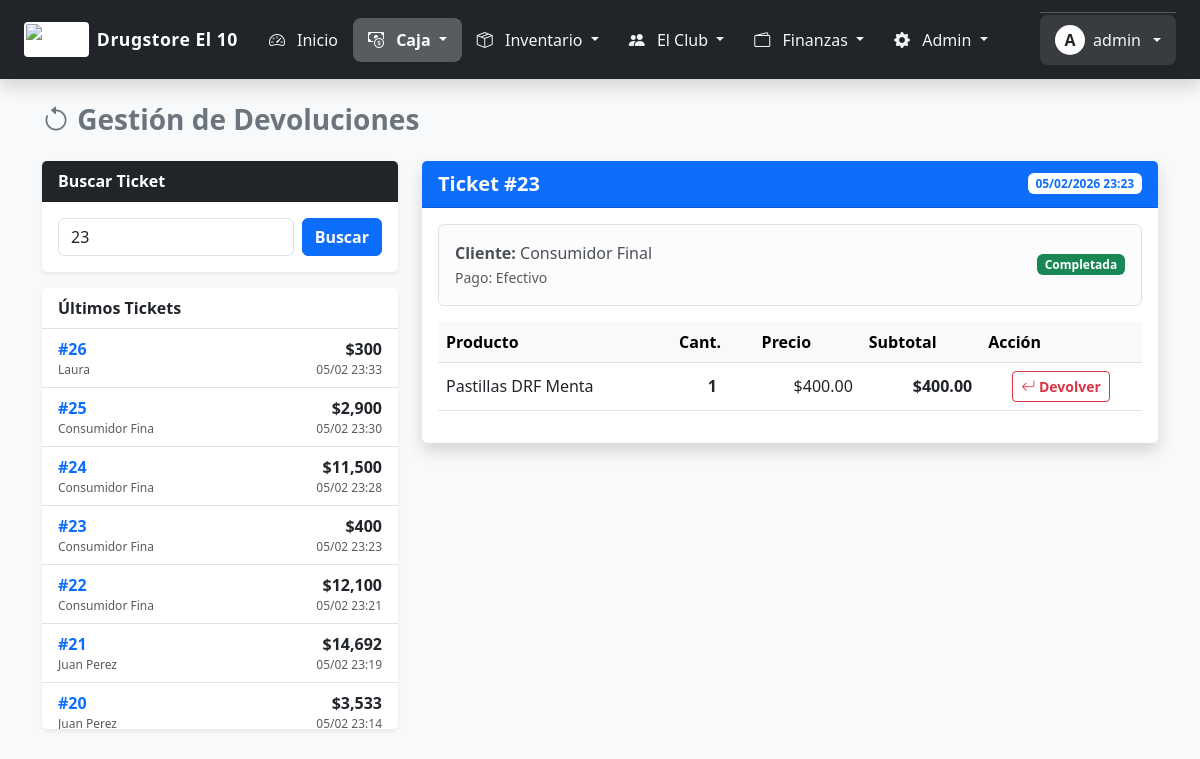
Before: /devoluciones.php?id_ticket=23 (signed in) with the older database file.
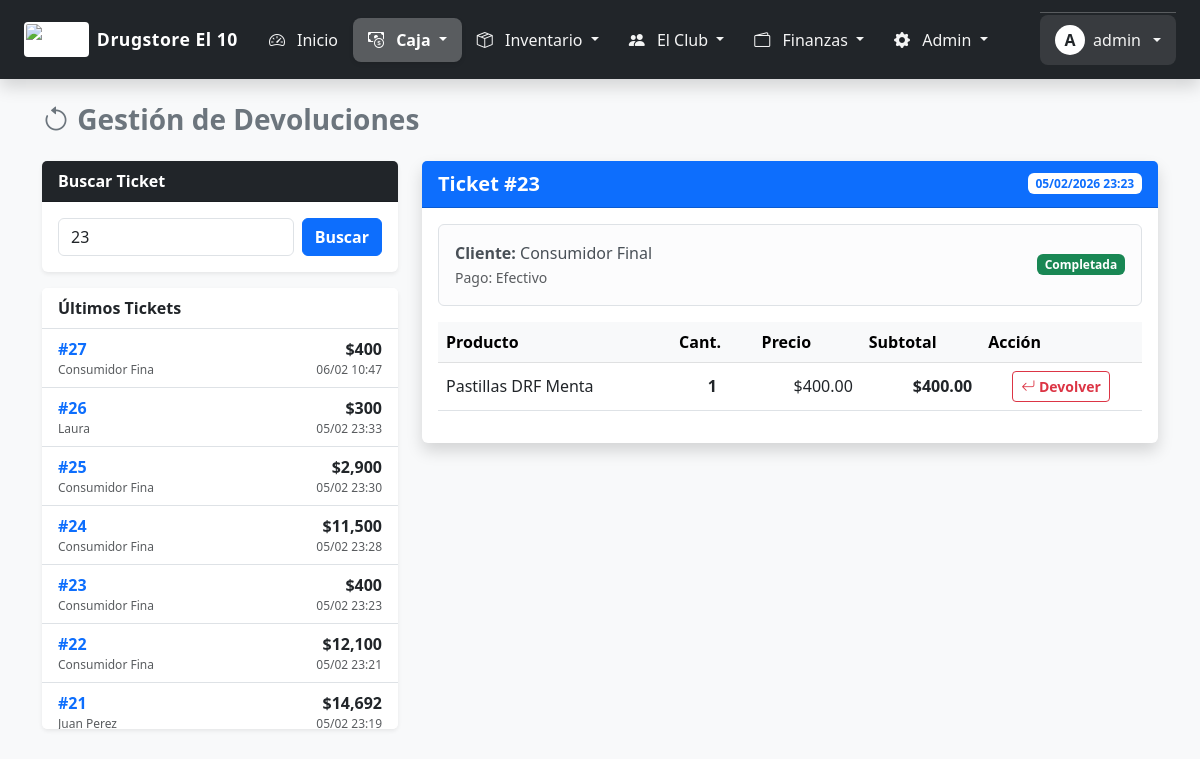
After: the same page with the newer database file.
### tables this page shows
CREATE TABLE `ventas` (
  `id` int(11) NOT NULL,
  `codigo_ticket` varchar(50) DEFAULT NULL,
  `id_caja_sesion` int(11) NOT NULL,
  `id_usuario` int(11) NOT NULL,
  `id_cliente` int(11) NOT NULL,
  `fecha` datetime DEFAULT current_timestamp(),
  `total` decimal(12,2) NOT NULL,
  `descuento_monto_cupon` decimal(12,2) DEFAULT 0.00,
  `descuento_manual` decimal(12,2) DEFAULT 0.00,
  `codigo_cupon` varchar(50) DEFAULT NULL,
  `metodo_pago` enum('Efectivo','Debito','Credito','MP','CtaCorriente','Mixto') DEFAULT 'Efectivo',
  `estado` enum('completada','anulada','pendiente_retiro') DEFAULT 'completada',
  `origen` enum('local','web') DEFAULT 'local'
);

CREATE TABLE `clientes` (
  `id` int(11) NOT NULL,
  `nombre` varchar(100) NOT NULL,
  `dni_cuit` varchar(20) DEFAULT NULL,
  `email` varchar(100) DEFAULT NULL,
  `password` varchar(255) DEFAULT NULL,
  `telefono` varchar(50) DEFAULT NULL,
  `direccion` varchar(255) DEFAULT NULL,
  `foto_perfil` varchar(255) DEFAULT 'default_user.png',
  `fecha_nacimiento` date DEFAULT NULL,
  `recibir_notificaciones` tinyint(1) DEFAULT 1,
  `limite_credito` decimal(12,2) DEFAULT 0.00,
  `saldo_deudor` decimal(12,2) DEFAULT 0.00,
  `puntos_acumulados` int(11) DEFAULT 0,
  `fecha_registro` datetime DEFAULT current_timestamp(),
  `whatsapp` varchar(50) DEFAULT NULL,
  `dni` varchar(20) DEFAULT NULL,
  `saldo_actual` decimal(10,2) DEFAULT 0.00,
  `saldo_favor` decimal(10,2) DEFAULT 0.00
);

CREATE TABLE `detalle_ventas` (
  `id` int(11) NOT NULL,
  `id_venta` int(11) NOT NULL,
  `id_producto` int(11) NOT NULL,
  `cantidad` decimal(12,3) NOT NULL,
  `precio_historico` decimal(12,2) NOT NULL,
  `costo_historico` decimal(10,2) DEFAULT 0.00,
  `subtotal` decimal(12,2) NOT NULL
);

CREATE TABLE `productos` (
  `id` int(11) NOT NULL,
  `codigo_barras` varchar(100) DEFAULT NULL,
  `descripcion` varchar(255) NOT NULL,
  `descripcion_larga` text DEFAULT NULL,
  `id_categoria` int(11) DEFAULT NULL,
  `id_proveedor` int(11) DEFAULT NULL,
  `tipo` enum('unitario','combo','pesable') DEFAULT 'unitario',
  `precio_costo` decimal(12,2) NOT NULL DEFAULT 0.00,
  `precio_venta` decimal(12,2) NOT NULL DEFAULT 0.00,
  `precio_oferta` decimal(12,2) DEFAULT NULL,
  `stock_actual` decimal(12,3) NOT NULL DEFAULT 0.000,
  `stock_minimo` decimal(12,3) DEFAULT 5.000,
  `imagen_url` varchar(255) DEFAULT 'default.jpg',
  `es_destacado_web` tinyint(1) DEFAULT 0,
  `es_apto_celiaco` tinyint(1) DEFAULT 0,
  `es_apto_vegano` tinyint(1) DEFAULT 0,
  `activo` tinyint(1) DEFAULT 1,
  `fecha_vencimiento` date DEFAULT NULL,
  `dias_alerta` int(11) DEFAULT NULL,
  `es_vegano` tinyint(1) DEFAULT 0,
  `es_celiaco` tinyint(1) DEFAULT 0
);

### devoluciones.php (the view, shortened to what the changed rows need)
<?php
try {
    $conexion->exec("CREATE TABLE IF NOT EXISTS devoluciones (id INT AUTO_INCREMENT PRIMARY KEY, id_venta_original INT, id_producto INT, cantidad DECIMAL(10,2), monto_devuelto DECIMAL(10,2), fecha DATETIME, id_usuario INT)");
} catch(Exception $e) { }
$venta = null;
$items = [];
$productos_devueltos = [];
$id_ticket_buscado = $_GET['id_ticket'] ?? '';
if ($id_ticket_buscado > 0) {
    $stmt = $conexion->prepare("SELECT v.*, c.nombre as cliente FROM ventas v LEFT JOIN clientes c ON v.id_cliente = c.id WHERE v.id = ?");
    $stmt->execute([$id_ticket_buscado]);
    $venta = $stmt->fetch(PDO::FETCH_ASSOC);
    if ($venta) {
        $stmtDet = $conexion->prepare("SELECT d.*, p.descripcion FROM detalle_ventas d JOIN productos p ON d.id_producto = p.id WHERE d.id_venta = ?");
        $stmtDet->execute([$id_ticket_buscado]);
        $items = $stmtDet->fetchAll(PDO::FETCH_ASSOC);
        $stmtDevs = $conexion->prepare("SELECT id_producto FROM devoluciones WHERE id_venta_original = ?");
        $stmtDevs->execute([$id_ticket_buscado]);
        $productos_devueltos = $stmtDevs->fetchAll(PDO::FETCH_COLUMN);
    }
}
$ultimas = $conexion->query("SELECT v.id, v.total, v.fecha, c.nombre, (SELECT COUNT(*) FROM devoluciones d WHERE d.id_venta_original = v.id) as tiene_dev FROM ventas v LEFT JOIN clientes c ON v.id_cliente = c.id ORDER BY v.id DESC LIMIT 15")->fetchAll(PDO::FETCH_ASSOC);
?>
<!DOCTYPE html>
<html lang="es">
<head>
    <link href="https://cdn.jsdelivr.net/npm/bootstrap@5.3.0/dist/css/bootstrap.min.css" rel="stylesheet">
    <link rel="stylesheet" href="https://cdn.jsdelivr.net/npm/bootstrap-icons@1.10.0/font/bootstrap-icons.css">
</head>
<body class="bg-light">
    <div class="container pb-5 mt-4">
        <div class="row">
            <div class="col-md-4">
                <div class="card shadow-sm border-0">
                    <div class="list-group list-group-flush" style="max-height: 400px; overflow-y: auto;">
                        <?php foreach($ultimas as $u): ?>
                            <a href="devoluciones.php?id_ticket=<?php echo $u['id']; ?>" class="list-group-item list-group-item-action d-flex justify-content-between align-items-center">
                                <div>
                                    <span class="fw-bold text-primary">#<?php echo $u['id']; ?></span>
                                    <small class="d-block text-muted" style="font-size:0.75rem"><?php echo substr($u['nombre'] ?? 'Consumidor Final', 0, 15); ?></small>
                                </div>
                                <div class="text-end">
                                    <span class="fw-bold text-dark">$<?php echo number_format($u['total'], 0); ?></span>
                                    <small class="d-block text-muted" style="font-size:0.75rem"><?php echo date('d/m H:i', strtotime($u['fecha'])); ?></small>
                                </div>
                            </a>
                        <?php endforeach; ?>
                    </div>
                </div>
            </div>
            <div class="col-md-8">
                <?php if($venta): ?>
                    <div class="card shadow border-0">
                        <div class="card-header bg-primary text-white d-flex justify-content-between align-items-center">
                            <span class="fw-bold fs-5">Ticket #<?php echo $venta['id']; ?></span>
                            <span class="badge bg-white text-primary"><?php echo date('d/m/Y H:i', strtotime($venta['fecha'])); ?></span>
                        </div>
                        <div class="card-body">
                            <div class="alert alert-light border d-flex justify-content-between align-items-center">
                                <div>
                                    <strong>Cliente:</strong> <?php echo $venta['cliente'] ?? 'Consumidor Final'; ?><br>
                                    <small class="text-muted">Pago: <?php echo $venta['metodo_pago']; ?></small>
                                </div>
                                <span class="badge bg-success">Completada</span>
                            </div>
                            <div class="table-responsive">
                                <table class="table table-hover align-middle">
                                    <thead class="table-light">
                                        <tr><th>Producto</th><th>Cant.</th><th>Precio</th><th>Subtotal</th><th>Acción</th></tr>
                                    </thead>
                                    <tbody>
                                        <?php foreach($items as $i):
                                            $ya_devuelto = in_array($i['id_producto'], $productos_devueltos);
                                            $clase_row = $ya_devuelto ? 'row-devuelto' : '';
                                        ?>
                                        <tr class="<?php echo $clase_row; ?>">
                                            <td><?php echo $i['descripcion']; ?><?php if($ya_devuelto): ?><span class="badge bg-danger ms-2">DEVUELTO</span><?php endif; ?></td>
                                            <td class="text-center fw-bold"><?php echo floatval($i['cantidad']); ?></td>
                                            <td class="text-end">$<?php echo number_format($i['precio_historico'] ?? $i['precio_unitario'] ?? 0, 2); ?></td>
                                            <td class="text-end fw-bold">$<?php echo number_format($i['subtotal'], 2); ?></td>
                                            <td class="text-center">
                                                <?php if($ya_devuelto): ?>
                                                    <button class="btn btn-secondary btn-sm fw-bold" disabled><i class="bi bi-x-circle"></i> Ya Devuelto</button>
                                                <?php else: ?>
                                                    <form method="POST" class="form-devolucion">
                                                        <button type="button" class="btn btn-outline-danger btn-sm fw-bold btn-confirmar-dev"><i class="bi bi-arrow-return-left"></i> Devolver</button>
                                                    </form>
                                                <?php endif; ?>
                                            </td>
                                        </tr>
                                        <?php endforeach; ?>
                                    </tbody>
                                </table>
                            </div>
                        </div>
                    </div>
                <?php endif; ?>
            </div>
        </div>
    </div>
</body>
</html>

Changed rows visible on the page:
no longer on this page (row unchanged): ventas: id "20", id_cliente.nombre "Juan Perez", total "3,533", fecha "05/02 23:14"
added ventas: id "27", id_cliente.nombre "Consumidor Fina", total "400", fecha "06/02 10:47"
